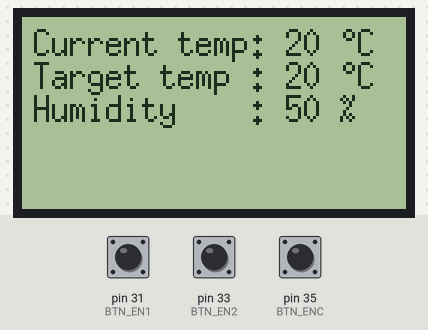
This program was run on a simulated Arduino Mega 2560, built with avr-gcc and run on an emulated ATmega2560. On the bench: 128×64 one-colour display. Inputs (shaded band) come from the test bench; at power-on: pin 31 (BTN_EN1) HIGH, pin 33 (BTN_EN2) HIGH, pin 35 (BTN_ENC) HIGH.

Above: at 1.7 s.
1.8 s: pin 31 (BTN_EN1) pulled LOW for 1 s
At 3.2 s:
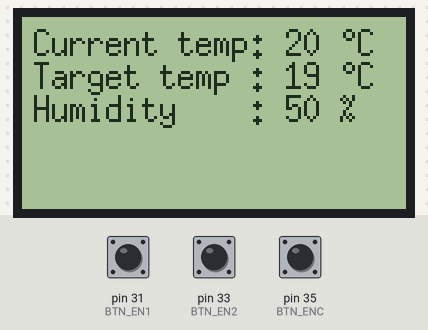
Timing chart, 0 to 4.8 s (numbered marks = the images above; inputs shaded):
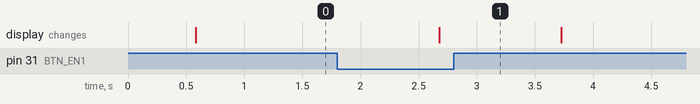

The program:

main.cpp
```cpp
#include <Arduino.h>
#include <U8g2lib.h>

#define LCD_PINS_RS 16
#define LCD_PINS_ENABLE 17
#define LCD_PINS_D4 23
#define BEEPER_PIN 37
#define BTN_EN1 31
#define BTN_EN2 33
#define BTN_ENC 35

#define MSG_BOOTING "Booting up..."
#define MSG_READY "Ready"

#define SERIAL_LOG false

U8G2_ST7920_128X64_1_SW_SPI u8g2(U8G2_R0, LCD_PINS_D4, LCD_PINS_ENABLE, LCD_PINS_RS/*, BTN_ENC*/);

int currentTemp, targetTemp, humidity;
char message[25];

int counter, state, lastState;

void setup() {
  // Serial Monitor
  #if SERIAL_LOG
    Serial.begin(115200);
    Serial.println(MSG_BOOTING);
  #endif

  // Screen init
  u8g2.begin();
  u8g2.setFont(u8g2_font_6x13_te); // 9 pixels height font

  // Init temps
  currentTemp = 20;
  targetTemp = currentTemp;
  humidity = 50;
  counter = 0;

  // Rotary encoder
  pinMode(BTN_EN1, INPUT_PULLUP);
  pinMode(BTN_EN2, INPUT_PULLUP);
  pinMode(BTN_ENC, INPUT_PULLUP);

  // Beeper
  //pinMode(BEEPER_PIN, OUTPUT);
  //digitalWrite(BEEPER_PIN, HIGH);

  lastState = digitalRead(BTN_EN1);

  /*
  Example code with timer interrupt that will create an interruption each 1ms using timer1 and prescalar of 256.
  Calculations (for 1ms):
  System clock 16 Mhz and Prescalar 256;
  Timer 1 speed = 16Mhz/256 = 62.5 Khz
  Pulse time = 1/62.5 Khz =  16us
  Count up to = 1ms / 16us = 62.5 (so this is the value the OCR register should have)
  */

  cli();                      //stop interrupts for till we make the settings
  /*1. First we reset the control register to amke sure we start with everything disabled.*/
  TCCR1A = 0;                 // Reset entire TCCR1A to 0
  TCCR1B = 0;                 // Reset entire TCCR1B to 0

  /*2. We set the prescalar to the desired value by changing the CS10 CS12 and CS12 bits. */
  TCCR1B |= B00000100;        //Set CS12 to 1 so we get prescalar 256

  /*3. We enable compare match mode on register A*/
  TIMSK1 |= B00000010;        //Set OCIE1A to 1 so we enable compare match A

  /*4. Set the value of register A to 62*/
  OCR1A = 62;                //Finally we set compare register A to this value
  sei();                     //Enable back the interrupts

  Serial.println( MSG_READY );
}

// Rotary encoder
void rotaryEncoder() {
  state = digitalRead(BTN_EN1);
  if(state != lastState) {
    if(digitalRead(BTN_EN2) != state) {
      targetTemp--;
    } else {
      targetTemp++;
    }
    #if SERIAL_LOG
      Serial.print("Target temperature: ");
      Serial.println(targetTemp);
    #endif
  }
  lastState = state;
}

// Screen display
void display() {
  u8g2.firstPage();
  do {
      sprintf(message, "Current temp: %d \xb0\x43", currentTemp);
      u8g2.drawStr(4, 13, message);
      sprintf(message, "Target temp : %d \xb0\x43", targetTemp);
      u8g2.drawStr(4, 24, message);
      sprintf(message, "Humidity    : %d %%", humidity);
      u8g2.drawStr(4, 35, message);
  } while ( u8g2.nextPage() );
}

void loop() {
  if(!digitalRead(BTN_ENC)) currentTemp = targetTemp;
  rotaryEncoder();
  //display();
}

//With the settings above, this IRS will trigger each 500ms.
ISR(TIMER1_COMPA_vect) {
  display();
}
```

Measured:
- after the input at 1.8 s, the display: changes after 0.88 s (image 1)
